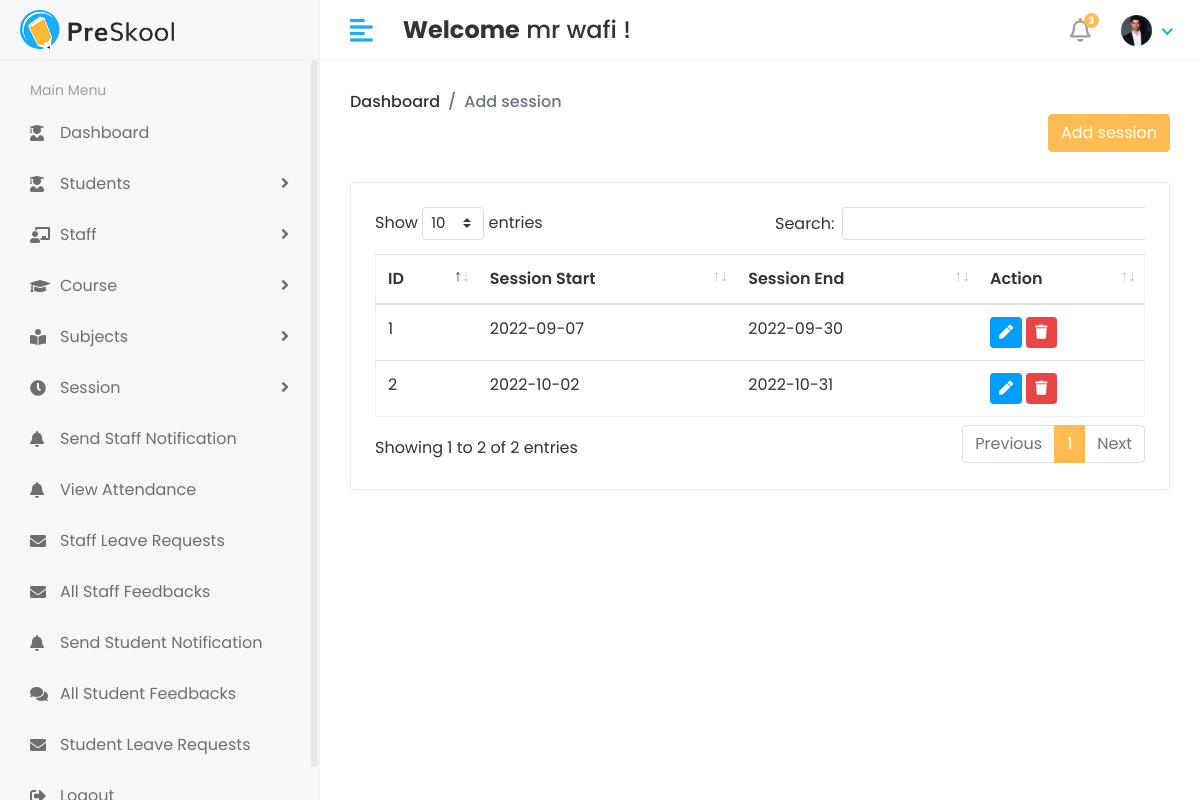
The app's page /Hod/Session/Add (signed in) with its own data.
### app/models.py (models this page shows, shortened)
class CustomUser(AbstractUser):
    USER = (
        (1, 'HOD'),
        (2, 'STAFF'),
        (3, 'STUDENT'),
    )
    user_type = models.CharField(
        choices=USER, max_length=59, default=1)  # type: ignore
    profile_pic = models.ImageField(upload_to='media/profile_pic')

class Session_Year(models.Model):
    session_start = models.CharField(max_length=100)
    session_end = models.CharField(max_length=180)

### app/Hod_Views.py (the view, shortened to what this page needs)
# urls.py: path('Hod/Session/Add', Hod_Views.Add_Session, name='add_session'),
@login_required(login_url='/')
def Add_Session(request):
    session_year = Session_Year.objects.all()
    context = {
        'session_year': session_year,
    }
    return render(request, 'Hod/add_session.html', context)

### app/LoginCheckMiddleWare.py (called while the page is built, shortened)
    def process_view(self, request, view_func, view_args, view_kwargs):
        modulename = view_func.__module__
        user = request.user
        if user.is_authenticated:
            if user.user_type == "1":
                if modulename == "app.Hod_Views":
                    pass
                elif modulename == "app.views" or modulename == "django.views.static":
                    pass
                else:
                    return redirect("Hod_home")
            else:
                return redirect("login")
        else:
            if request.path == reverse("Login") or request.path == reverse("doLogin"):
                pass
            else:
                return redirect("Login")

### templates/Hod/add_session.html (shortened to what this page needs)
{% extends 'base.html' %}
{% block content %}
{% load static %}
{% block head %}
<link rel="stylesheet" href="{% static 'assets/plugins/datatables/datatables.min.css' %}">
{% endblock head %}
<div class="page-header">
    <div class="row align-items-center">
        <div class="col">
            <ul class="breadcrumb">
                <li class="breadcrumb-item"><a href="{% url 'Hod_home' %}">Dashboard</a></li>
                <li class="breadcrumb-item active">Add session</li>
            </ul>
            <button type="button" class="btn btn-primary float-right" data-toggle="modal" data-target="#exampleModal">
                Add session
            </button>
        </div>
    </div>
</div>
<div class="row">
    <div class="col-sm-12">
        <div class="card">
            <div class="card-body">
                <div class="table-responsive">
                    <table id="table_id" class="table table-stripped">
                        <thead>
                            <tr>
                                <th>ID</th>
                                <th>Session Start</th>
                                <th>Session End</th>
                                <th>Action</th>
                            </tr>
                        </thead>
                        <tbody>
                            {% for i in session_year %}
                            <tr>
                                <td>{{ i.id }}</td>
                                <td>{{ i.session_start }}</td>
                                <td>{{ i.session_end }}</td>
                                <td>
                                    <button type="button" class="btn btn-info btn-sm" data-toggle="modal"
                                        data-target="#edit{{ i.id }}">
                                        <i class="fa fa-pen"></i>
                                    </button>
                                    <button type="button" class="btn btn-danger btn-sm" data-toggle="modal"
                                        data-target="#delete{{ i.id }}">
                                        <i class="fa fa-trash"></i>
                                    </button>
                                </td>
                            </tr>
                            {% endfor %}
                        </tbody>
                    </table>
                </div>
            </div>
        </div>
        {% endblock content %}

### templates/includes/header.html (shortened to what this page needs)
{% load static %}
<div class="header">
    <div class="header-left">
        <a href="index.html" class="logo">
            <img src=" {% static 'assets/img/logo.png' %}" alt="Logo">
        </a>
    </div>
    <a href="javascript:void(0);" id="toggle_btn">
        <i class="fas fa-align-left"></i>
    </a>
    <div class="top-nav-search mt-3">
        <h4><strong>Welcome</strong>&nbsp;<span>{{ user.first_name }} {{ user.last_name }}</span>&nbsp;!</h4>
    </div>
    <ul class="nav user-menu">
        <li class="nav-item dropdown noti-dropdown">
            <a href="#" class="dropdown-toggle nav-link" data-toggle="dropdown">
                <i class="far fa-bell"></i> <span class="badge badge-pill">3</span>
            </a>
        </li>
        <li class="nav-item dropdown has-arrow">
            <a href="#" class="dropdown-toggle nav-link" data-toggle="dropdown">
                {% if user.profile_pic == '' %}
                <span class="user-img"><img class="rounded-circle" src="{% static 'assets/img/noimage.png' %}"
                        width="31"></span>
                {% else %}
                <span class="user-img"><img class="rounded-circle" src="/{{ user.profile_pic }}" width="31"></span>
                {% endif %}
            </a>
        </li>
    </ul>
</div>

### static/assets/css/style.css (style rules this page uses)
html { height: 100%; }
body { background-color: #fff; color: #333; font-family: 'Poppins', sans-serif; font-size: 1rem; height: 100%; line-height: 1.5; overflow-x: hidden; }
h1, h2, h3, h4, h5, h6 { font-family: 'Poppins', sans-serif; margin-top: 0; }
a { color: #009ce7; }
input, button, a { transition: all 0.4s ease; -moz-transition: all 0.4s ease; -o-transition: all 0.4s ease; -ms-transition: all 0.4s ease; -webkit-transition: all 0.4s ease; }
input, input:focus, button, button:focus { outline: none; }
ul, ol { padding: 0px; list-style: none; }
.table { color: #333; max-width: 100%; margin-bottom: 0; width: 100%; }
.table.dataTable { border-collapse: collapse !important; border: 1px solid rgba(0, 0, 0, 0.05); }
.table thead tr th { font-weight: 600; }
.table tbody tr { border-bottom: 1px solid rgba(0, 0, 0, 0.05); }
.btn-primary { background-color: #FFBC53; border: 1px solid #FFBC53; }
.btn-info { background-color: #009efb; border: 1px solid #009efb }
.btn-danger { background-color: #e84646; border: 1px solid #e84646; }
.card { border: 1px solid #ececf5; box-shadow: 0 1px 3px 0 rgba(0, 0, 0, 0.03); margin-bottom: 1.875rem; }
.card-body { padding: 1.5rem; }
.header { background-color: #fff; border-bottom: 1px solid #f3f3f4; left: 0; position: fixed; right: 0; top: 0; z-index: 1001; height: 60px; }
.header .header-left { float: left; height: 60px; padding: 0 20px; position: relative; width: 320px; z-index: 1; transition: all 0.2s ease-in-out; background-color: #f7f7fa; border-bottom: 1px solid #efefef; border-right: 1px solid #ececf5; display: flex; align-items: center; }
.header .header-left .logo { display: inline-block; line-height: 60px; }
.header .header-left .logo img { max-height: 40px; width: auto; }
.header .dropdown-toggle:after { display: none; }
.header .has-arrow .dropdown-toggle:after { border-top: 0; border-left: 0; border-bottom: 2px solid #18aefa; border-right: 2px solid #18aefa; content: ''; height: 8px; display: inline-block; pointer-events: none; -webkit-transform-origin: 66% 66%; -ms-transform-origin: 66% 66%; transform-origin: 66% 66%; -webkit-transform: rotate(45deg); -ms-transform: rotate(45deg); transform: rotate(45deg); -webkit-transition: all 0.15s ease-in-out; transition: all 0.15s ease-in-out; width: 8px; vertical-align: 0px; }
.user-menu { float: right; margin: 0; position: relative; z-index: 99; padding-right: 15px; }
.user-menu.nav > li > a { color: #a0a0a0; font-size: 14px; line-height: 58px; padding: 0 15px; height: 60px; }
.user-img { margin-right: 3px; position: relative; }
.top-nav-search { float: left; margin-left: 15px; }
.page-header { margin-bottom: 1.875rem; }
.page-header .breadcrumb { background-color: transparent; color: #6c757d; font-size: 1rem; font-weight: 500; margin-bottom: 0; padding: 0; }
.page-header .breadcrumb a { color: #333; }
.user-menu.nav > li > a .badge { background-color: #FFBC53; display: block; font-size: 10px; font-weight: bold; height: 15px; width: 15px; position: absolute; right: 7px; top: 13px; color: #fff; padding: 3px; }
.user-menu.nav > li > a > i { font-size: 1.5rem; line-height: 60px; }
@media (min-width: 992px) { #toggle_btn { align-items: center; color: #18aefa; display: inline-flex; float: left; font-size: 26px; height: 60px; justify-content: center; margin-left: 15px; padding: 0 15px; } }

### records on screen
CustomUser: first_name "mr", last_name "wafi", profile_pic (picture)
Session_Year: id "1", session_start "2022-09-07", session_end "2022-09-30"
Session_Year: id "2", session_start "2022-10-02", session_end "2022-10-31"
